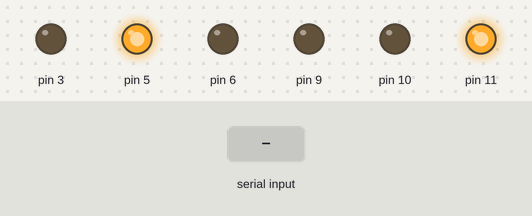
This sketch was run on a simulated Arduino Uno, built with avr-gcc and run on an emulated ATmega328P. Shown: output pins drawn as LEDs (lit = HIGH). The inputs (shaded band) are chosen by the test bench.

Above: at 1.2 s.
1.3 s: "swap\n" received over Serial
At 2.1 s:
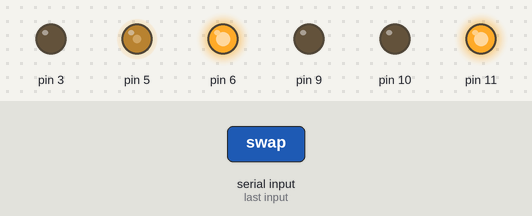
At 2.9 s:
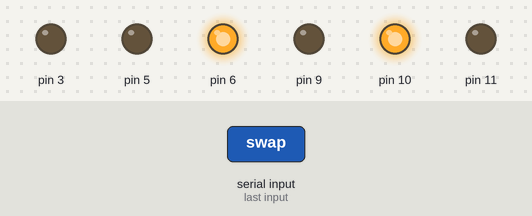
3.8 s: "swap\n" received over Serial
At 4.1 s:
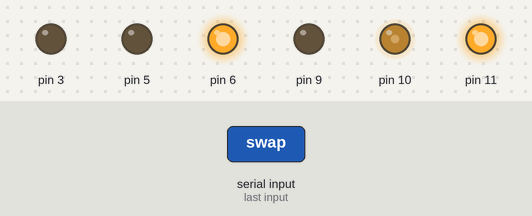
Timing chart, 0 to 6.8 s (numbered marks = the images above; inputs shaded):
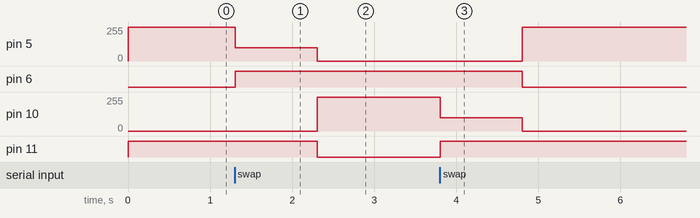

The sketch:

RGB_traffic_light.ino
```cpp
class RGBLed {
  private:
    int redPin;
    int greenPin;
    int bluePin;

  public:
    // Constructor: Initialize the RGB LED pins
    RGBLed(int rPin, int gPin, int bPin) {
      redPin = rPin;
      greenPin = gPin;
      bluePin = bPin;

      // Set pin modes
      pinMode(redPin, OUTPUT);
      pinMode(greenPin, OUTPUT);
      pinMode(bluePin, OUTPUT);
    }

    // Method to set the color of the LED
    void setColor(int red, int green, int blue) {
      analogWrite(redPin, red);
      analogWrite(greenPin, green);
      analogWrite(bluePin, blue);
    }

    // Method to turn off the LED
    void off() {
      setColor(0, 0, 0);
    }
};


//setup leds on their respective pins

RGBLed led0(6,5,3);
RGBLed led1(11,10,9);
//holds the traffic state
int state = 0;


void setup() {
  // put your setup code here, to run once:
  Serial.begin(9600);       // Start serial communication at 9600 baud rate

}

void loop() {
  // put your main code here, to run repeatedly:


  //checks if any new input is available
  if (Serial.available() > 0) {
      String command = Serial.readStringUntil('\n');  // Read input until newline
      command.trim();  // Remove any trailing newline or space characters
      if (command == "swap") {

        if (state == 1){
          state = 0;
          led1.setColor(255, 100, 0);
          delay(1000);

        }else if(state == 0){
          state = 1;
          led0.setColor(255,100, 0);
          delay(1000);

        }


      }


  }

  if (state == 0){
    led0.setColor(0,255,0);
    led1.setColor(255,0,0);
  }else if(state == 1){
    led0.setColor(255,0,0);
    led1.setColor(0,255,0);

  }
}
```

Measured:
- after the input at 1.3 s, pin 5: 255/255 → 100/255 at once, → 0/255 1.0 s later; pin 6: LOW → HIGH at once; pin 10: 0/255 → 255/255 after 1.0 s; pin 11: HIGH → LOW after 1.0 s
- after the input at 3.8 s, pin 5: 0/255 → 255/255 after 1.0 s; pin 6: HIGH → LOW after 1.0 s; pin 10: 255/255 → 100/255 at once, → 0/255 1.0 s later; pin 11: LOW → HIGH at once
